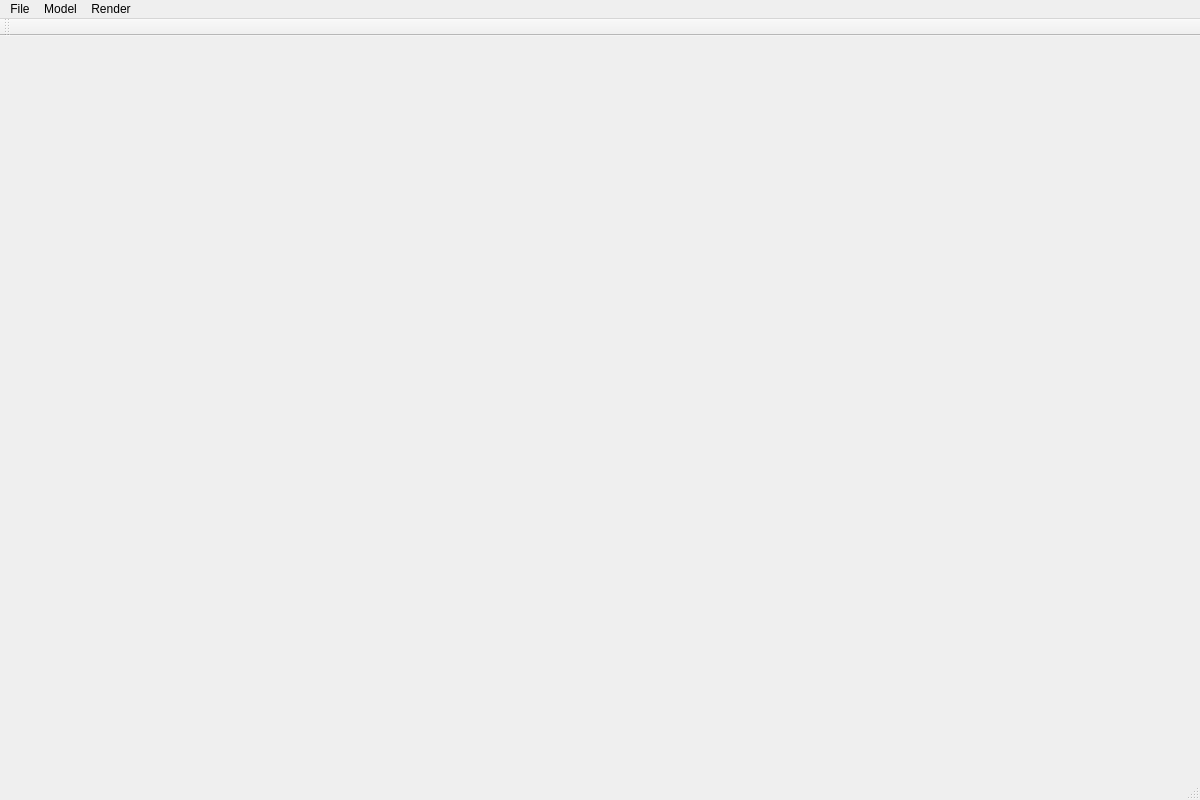
<?xml version="1.0" encoding="UTF-8"?>
<ui version="4.0">
 <class>MainWindowClass</class>
 <widget class="QMainWindow" name="MainWindowClass">
  <property name="geometry">
   <rect>
    <x>0</x>
    <y>0</y>
    <width>1200</width>
    <height>800</height>
   </rect>
  </property>
  <property name="windowTitle">
   <string>MainWindow</string>
  </property>
  <widget class="QWidget" name="centralWidget"/>
  <widget class="QMenuBar" name="menuBar">
   <property name="geometry">
    <rect>
     <x>0</x>
     <y>0</y>
     <width>1200</width>
     <height>30</height>
    </rect>
   </property>
   <widget class="QMenu" name="menuFile">
    <property name="title">
     <string>File</string>
    </property>
    <addaction name="actionImport_model"/>
   </widget>
   <widget class="QMenu" name="menuModel">
    <property name="title">
     <string>Model</string>
    </property>
    <addaction name="actionBy_Rotation"/>
   </widget>
   <widget class="QMenu" name="menuRender">
    <property name="title">
     <string>Render</string>
    </property>
    <addaction name="actionNew_Scene"/>
    <addaction name="actionRay_tracing"/>
   </widget>
   <addaction name="menuFile"/>
   <addaction name="menuModel"/>
   <addaction name="menuRender"/>
  </widget>
  <widget class="QToolBar" name="mainToolBar">
   <attribute name="toolBarArea">
    <enum>TopToolBarArea</enum>
   </attribute>
   <attribute name="toolBarBreak">
    <bool>false</bool>
   </attribute>
  </widget>
  <widget class="QStatusBar" name="statusBar"/>
  <action name="actionBy_Rotation">
   <property name="text">
    <string>RotationModel</string>
   </property>
  </action>
  <action name="actionNew_Scene">
   <property name="text">
    <string>New Scene</string>
   </property>
  </action>
  <action name="actionRay_tracing">
   <property name="text">
    <string>Ray Tracing</string>
   </property>
  </action>
  <action name="actionImport_model">
   <property name="text">
    <string>Import Model</string>
   </property>
  </action>
 </widget>
 <layoutdefault spacing="6" margin="11"/>
 <resources>
  <include location="mainwindow.qrc"/>
 </resources>
 <connections/>
</ui>
